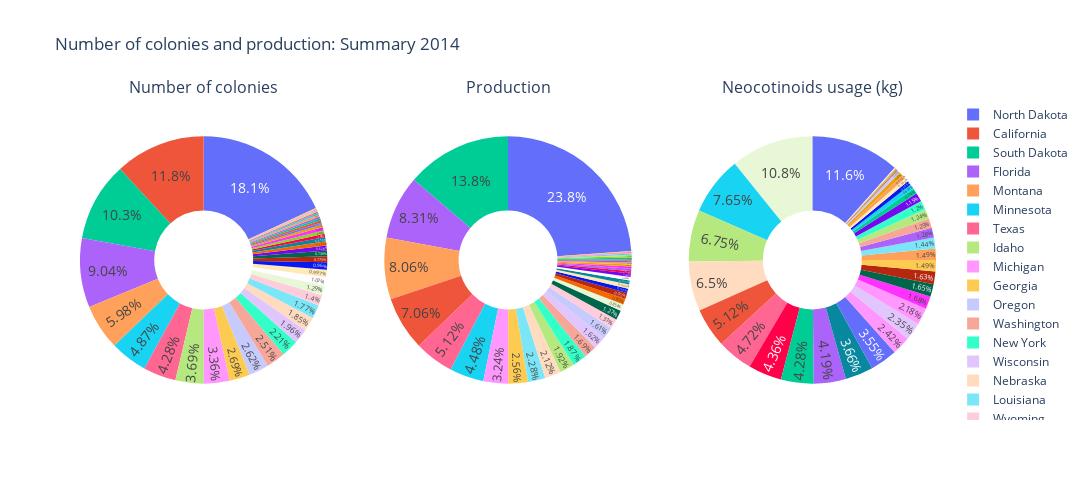

The code cell stored with this chart in its notebook:
### Code cell
# filtering per year

year = 2014
df_year = df.query(f"year == {year}")

labels = df_year.StateName
values1 = df_year.numcol
values2 = df_year.totalprod
values3 = df_year.nAllNeonic

# Create subplots: use 'domain' type for Pie subplot

fig = make_subplots(rows=1, cols=3, 
                specs=[[{'type':'domain'}, {'type':'domain'}, {'type':'domain'}]],
                subplot_titles=("Number of colonies","Production", "Neocotinoids usage (kg)"))

fig.add_trace(go.Pie(labels=labels, values=values1, name="Colonies"),
              1, 1)
fig.add_trace(go.Pie(labels=labels, values=values2, name="Production"),
              1, 2)
fig.add_trace(go.Pie(labels=labels, values=values3, name="Neo"),
              1, 3)
# Use `hole` to create a donut-like pie chart
fig.update_traces(hole=.4, hoverinfo="label+percent+name")
fig.update_traces(textposition='inside', textfont_size=14)
fig.update_layout(
    title_text=f"Number of colonies and production: Summary {year}",            
    showlegend=True,   
    autosize=False,
    width=1200,
    height=500,)
fig.show()

### Figure 1 — Plotly figure (JSON) as saved in the notebook; plotly's stock layout.template omitted (floating-point values rounded to 4 significant figures)
{"data": [{"domain": {"x": [0, 0.2889], "y": [0, 1]}, "hole": 0.4, "hoverinfo": "label+percent+name", "labels": ["Alabama", "Arizona", "Arkansas", "California", "Colorado", "Florida", "Georgia", "Hawaii", "Idaho", "Illinois", "Indiana", "Iowa", "Kansas", "Kentucky", "Louisiana", "Maine", "Michigan", "Minnesota", "Mississippi", "Missouri", "Montana", "Nebraska", "New Jersey", "New York", "North Carolina", "North Dakota", "Ohio", "Oregon", "Pennsylvania", "South Carolina", "South Dakota", "Tennessee", "Texas", "Utah", "Vermont", "Virginia", "Washington", "West Virginia", "Wisconsin", "Wyoming"], "name": "Colonies", "textfont": {"size": 14}, "textposition": "inside", "type": "pie", "values": [7000, 26000, 21000, 320000, 27000, 245000, 73000, 15000, 100000, 8000, 5000, 35000, 7000, 5000, 48000, 8000, 91000, 132000, 20000, 12000, 162000, 50000, 12000, 60000, 12000, 490000, 15000, 71000, 17000, 9000, 280000, 7000, 116000, 29000, 3000, 6000, 68000, 6000, 53000, 38000]}, {"domain": {"x": [0.3556, 0.6444], "y": [0, 1]}, "hole": 0.4, "hoverinfo": "label+percent+name", "labels": ["Alabama", "Arizona", "Arkansas", "California", "Colorado", "Florida", "Georgia", "Hawaii", "Idaho", "Illinois", "Indiana", "Iowa", "Kansas", "Kentucky", "Louisiana", "Maine", "Michigan", "Minnesota", "Mississippi", "Missouri", "Montana", "Nebraska", "New Jersey", "New York", "North Carolina", "North Dakota", "Ohio", "Oregon", "Pennsylvania", "South Carolina", "South Dakota", "Tennessee", "Texas", "Utah", "Vermont", "Virginia", "Washington", "West Virginia", "Wisconsin", "Wyoming"], "name": "Production", "textfont": {"size": 14}, "textposition": "inside", "type": "pie", "values": [371000, 1014000, 1365000, 12480000, 999000, 14700000, 4526000, 1395000, 3400000, 392000, 310000, 1505000, 525000, 235000, 4032000, 376000, 5733000, 7920000, 2240000, 564000, 14256000, 3750000, 360000, 3300000, 516000, 42140000, 915000, 2840000, 782000, 486000, 24360000, 441000, 9048000, 812000, 174000, 246000, 2992000, 186000, 2862000, 2318000]}, {"domain": {"x": [0.7111, 1], "y": [0, 1]}, "hole": 0.4, "hoverinfo": "label+percent+name", "labels": ["Alabama", "Arizona", "Arkansas", "California", "Colorado", "Florida", "Georgia", "Hawaii", "Idaho", "Illinois", "Indiana", "Iowa", "Kansas", "Kentucky", "Louisiana", "Maine", "Michigan", "Minnesota", "Mississippi", "Missouri", "Montana", "Nebraska", "New Jersey", "New York", "North Carolina", "North Dakota", "Ohio", "Oregon", "Pennsylvania", "South Carolina", "South Dakota", "Tennessee", "Texas", "Utah", "Vermont", "Virginia", "Washington", "West Virginia", "Wisconsin", "Wyoming"], "name": "Neo", "textfont": {"size": 14}, "textposition": "inside", "type": "pie", "values": [24910.0, 19650.0, 56770.0, 178200.0, 18490.0, 44670.0, 51930.0, null, 43290.0, 403000.0, 234800.0, 375700.0, 145900.0, 75820.0, 50080.0, 5151.0, 84340.0, 266300.0, 57450.0, 151700.0, 17880.0, 226000.0, 4459.0, 41629, 58440.0, 123500.0, 127400.0, 14040.0, 39880.0, 16540.0, 148800.0, 51870.0, 164100.0, 1752.0, 2011, 22210.0, 43536, 2652, 81672, 2086.0]}], "layout": {"annotations": [{"font": {"size": 16}, "showarrow": false, "text": "Number of colonies", "x": 0.1444, "xanchor": "center", "xref": "paper", "y": 1, "yanchor": "bottom", "yref": "paper"}, {"font": {"size": 16}, "showarrow": false, "text": "Production", "x": 0.5, "xanchor": "center", "xref": "paper", "y": 1, "yanchor": "bottom", "yref": "paper"}, {"font": {"size": 16}, "showarrow": false, "text": "Neocotinoids usage (kg)", "x": 0.8556, "xanchor": "center", "xref": "paper", "y": 1, "yanchor": "bottom", "yref": "paper"}], "autosize": false, "height": 500, "showlegend": true, "title": {"text": "Number of colonies and production: Summary 2014"}, "width": 1200}}
